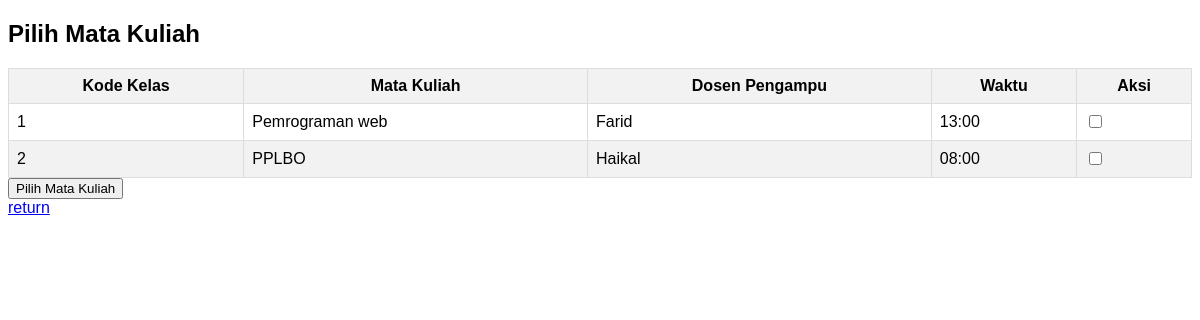
/view/pilih_mk.php (signed in), run on the app's committed database.
### tables this page shows
CREATE TABLE `kelas` (
  `kode_kelas` varchar(4) NOT NULL,
  `mata_kuliah` varchar(20) NOT NULL,
  `dosen` varchar(20) NOT NULL,
  `waktu` varchar(7) NOT NULL,
  `ruangan` varchar(6) NOT NULL,
  `tipe` varchar(20) NOT NULL,
  `nip` varchar(20) NOT NULL
);

### core/database.php (called while the page is built, shortened)
<?php
class Database{
	private $host = 'localhost';
	private $user = 'root';
	private $pass = '';
	private $db_name = 'mahasiswa';
	private $dbh;
	private $stmt;
	public function __construct(){
		$dsn = 'mysql:host=' . $this->host . '; dbname=' . $this->db_name . '';
		$option = [
			PDO::ATTR_PERSISTENT => true,
			PDO::ATTR_ERRMODE => PDO::ERRMODE_EXCEPTION
		];
		try{
			$this->dbh = new PDO($dsn, $this->user, $this->pass, $option);
		} catch(PDOException $e){
			die($e->getMessage());
		}
	}
	public function query($query){
		$this->stmt = $this->dbh->prepare($query);
	}
	public function execute(){
		$this->stmt->execute();
	}
	public function resultSet(){
		$this->execute();
		return $this->stmt->fetchAll(PDO::FETCH_ASSOC);
	}
}

### model/matakuliah-model.php (called while the page is built, shortened)
<?php
class Matakuliah_model extends Database {
    private $table = 'kelas';
    public function getAllKelas(){
        $this->query('SELECT * FROM '. $this->table );
        return $this->resultSet();
    }
}
?>

### view/pilih_mk.php (the view, shortened to what this page needs)
<?php
$controller = new Matakuliah_model();
$controller->checkLoginSession();
$kelas = $controller->getAllKelas();
?>
<!DOCTYPE html>
<html lang="en">
<head>
</head>
<body>
<h2>Pilih Mata Kuliah</h2>
<form action="../Matakuliah_controller/pilih_mk_contr" method="POST">
<table>
    <thead>
        <tr>
            <th>Kode Kelas</th>
            <th>Mata Kuliah</th>
            <th>Dosen Pengampu</th>
            <th>Waktu</th>
            <th>Aksi</th>
        </tr>
    </thead>
    <tbody>
        <?php foreach ($kelas as $row): ?>
                <tr>
                    <td><?= $row['kode_kelas'] ?></td>
                    <td><?= $row['mata_kuliah'] ?></td>
                    <td><?= $row['dosen'] ?></td>
                    <td><?= $row['waktu'] ?></td>
                    <td><input type="checkbox" name="pilihan_kelas[]" value="<?= $row['kode_kelas'] ?>"></td>
                </tr>
            <?php endforeach; ?>
        </tbody>
    </table>
    <input type="submit" name="submit" value="Pilih Mata Kuliah">
    </form>
    <a href="mata_kuliah.php"> return</a>
</body>
</html>

### view/pilih_mk.php (style rules this page uses)
body { font-family: Arial, sans-serif; }
table { width: 100%; border-collapse: collapse; }
table, th, td { border: 1px solid #ddd; padding: 8px; }
th { background-color: #f2f2f2; }
tr:nth-child(even) { background-color: #f2f2f2; }

### data on the page
kelas: kode_kelas "1", mata_kuliah "Pemrograman web", dosen "Farid", waktu "13:00"
kelas: kode_kelas "2", mata_kuliah "PPLBO", dosen "Haikal", waktu "08:00"
